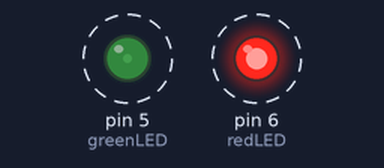
Recording of a sketch running on a simulated Arduino Uno, built with avr-gcc and run on an emulated ATmega328P. Parts: output pins drawn as LEDs (lit = HIGH). Dashed ring = blinking.

Above: at 0.05 s.
Timing chart, 0 to 3.0 s (numbered marks = the images above):
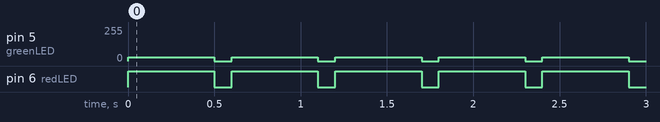

Measured:
- by itself, pin 5 (greenLED): alternates 30/255 for 0.50 s and 0/255 for 0.10 s
- by itself, pin 6 (redLED): alternates HIGH for 0.50 s and LOW for 0.10 s

The sketch:

PWM_orangeBlink.ino
```cpp
// To make the LED blink orange, we take the yellowBlink code and modify it.
// Orange has less green than yellow so we need to use Pulse Width Modulation (PWM)
// PWM causes the pin to switch between high and low very fast.
// The result is that the Green LED looks dimmer.
const int redLED =  6;
const int greenLED =  5;
const int GND = 2;

void setup() {
  //this tells the arduino that the pins are outputs (not analog or digital inputs)
  pinMode (GND, OUTPUT);
  pinMode (redLED, OUTPUT);
  pinMode (greenLED, OUTPUT);

  //this tells the arduino what state (high or 1, low or 0) to put the pins in
  digitalWrite(GND, 0);
}

void loop() {
  digitalWrite(redLED, 1); //turns on the LED
  analogWrite(greenLED, 30); //blinks the LED faster than we can see it.
  // the analogWrite command can vary from 255 to 0, 255 being brightest.
  delay (500); // stops code at this point for a time
  digitalWrite(redLED, 0); //turns off the LED
  analogWrite(greenLED, 0); //turns off the LED using PWM
  delay (100); // stops code at this point for a time
}
```
